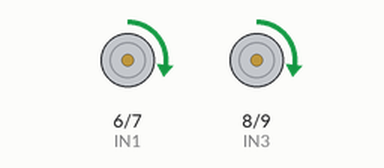
Recording of a sketch running on a simulated Arduino Uno, built with avr-gcc and run on an emulated ATmega328P. On the bench: motor-driver pin pairs drawn as motors (green arrow = first pin HIGH = forward, orange = second pin HIGH = backward, longer = more drive, scaled by the enable pin).

Above: at 4.5 s.
At 10.5 s:
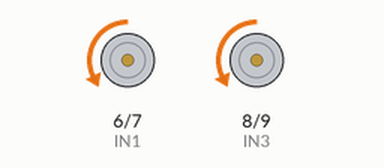
At 13.5 s:
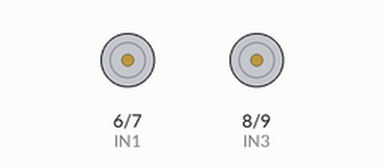
Timing chart, 0 to 18.6 s (numbered marks = the images above):
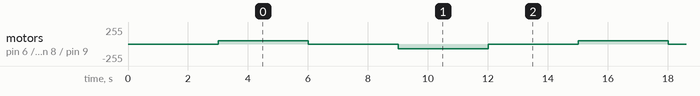

Measured:
- by itself, motor on pin 6 (IN1) / pin 7 (IN2), motor on pin 8 (IN3) / pin 9 (IN4): repeats every 12.0 s: stopped 3.0 s, backward 70/255 3.0 s, stopped 3.0 s, forward 50/255 3.0 s

The sketch:

pruebaL298_Arduino_UNO_Dos_LLantas.ino
```cpp
/*
 Ejemplo de control de motor DC usando modulo L298
 http://electronilab.co/tienda/driver-dual-para-motores-full-bridge-l298n/

 Creado 16/05/14
 por Andres Cruz
 ELECTRONILAB.CO
 */

int IN1 = 6;  // Input3 conectada al pin 6
int IN2 = 7;  // Input4 conectada al pin 7
int IN3 = 8;  // Input3 conectada al pin 8
int IN4 = 9;  // Input4 conectada al pin 9

int ENA = 10;  // Input3 conectada al pin 10
int ENB = 11;  // Input4 conectada al pin 11

void setup() {
  pinMode(ENA, OUTPUT);
  pinMode(ENB, OUTPUT);
  pinMode(IN1, OUTPUT);
  pinMode(IN2, OUTPUT);
  pinMode(IN3, OUTPUT);
  pinMode(IN4, OUTPUT);

  analogWrite(ENA, 0);
  analogWrite(ENB, 0);
  digitalWrite(IN1, LOW);
  digitalWrite(IN2, LOW);
  digitalWrite(IN3, LOW);
  digitalWrite(IN4, LOW);
  delay(3000);
}
void loop() {
  //Preparamos la salida para que el motor gire en un sentido
  analogWrite(ENA, 50);
  analogWrite(ENB, 50);
  digitalWrite(IN1, HIGH);
  digitalWrite(IN2, LOW);
  digitalWrite(IN3, HIGH);
  digitalWrite(IN4, LOW);
  delay(3000);
  digitalWrite(IN1, LOW);
  digitalWrite(IN2, LOW);
  digitalWrite(IN3, LOW);
  digitalWrite(IN4, LOW);
  delay(3000);
  analogWrite(ENA, 70);
  analogWrite(ENB, 70);
  digitalWrite(IN1, LOW);
  digitalWrite(IN2, HIGH);
  digitalWrite(IN3, LOW);
  digitalWrite(IN4, HIGH);
  delay(3000);
  digitalWrite(IN1, LOW);
  digitalWrite(IN2, LOW);
  digitalWrite(IN3, LOW);
  digitalWrite(IN4, LOW);
  delay(3000);
}
```
